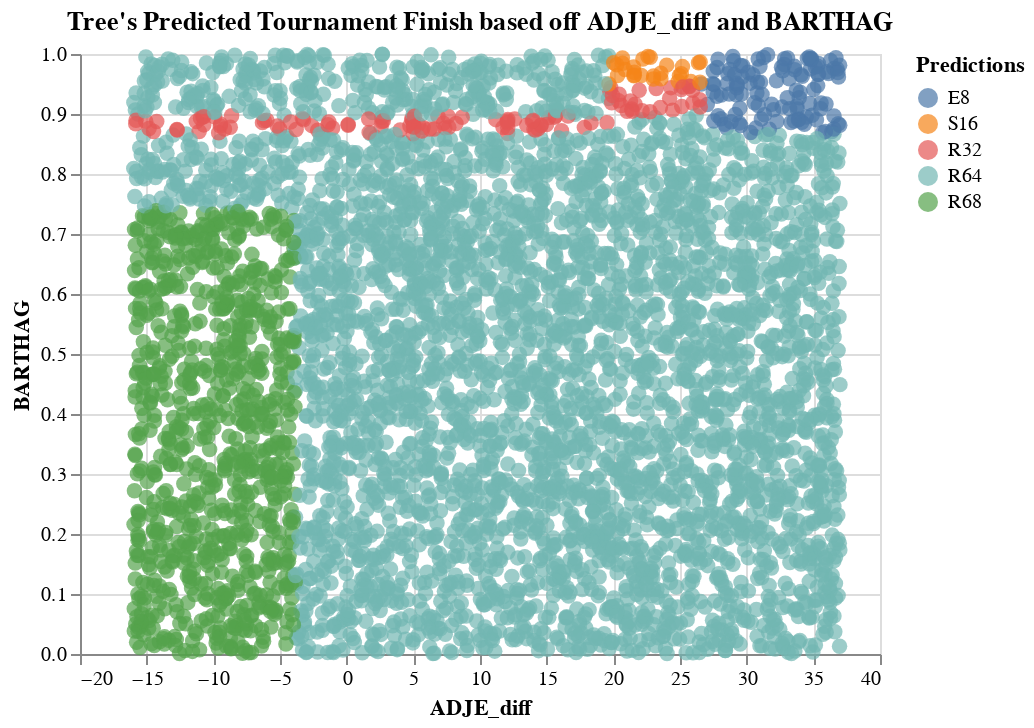

Notebook source saved alongside this figure:
### Code cell
alt.Chart(Boundary).mark_circle(size=60).encode(
    x = "ADJE_diff:Q",
    y = "BARTHAG",
    color = alt.Color("Predictions", sort = CorrectSort),
    tooltip = "Predictions"
).properties(
    title = "Tree's Predicted Tournament Finish based off ADJE_diff and BARTHAG"
)

### Figure 1 — Vega-Lite specification as saved in the notebook (floating-point values rounded to 4 significant figures; data arrays with more than 128 entries replaced by an {"elided": "..."} marker saying what was removed)
{"config": {"view": {"continuousWidth": 400, "continuousHeight": 300}}, "data": {"name": "data-c5683b952780c681d6a184910d647b02"}, "mark": {"type": "circle", "size": 60}, "encoding": {"color": {"field": "Predictions", "sort": ["Champions", "2ND", "F4", "E8", "S16", "R32", "R64", "R68"], "type": "nominal"}, "tooltip": {"field": "Predictions", "type": "nominal"}, "x": {"field": "ADJE_diff", "type": "quantitative"}, "y": {"field": "BARTHAG", "type": "quantitative"}}, "title": "Tree's Predicted Tournament Finish based off ADJE_diff and BARTHAG", "$schema": "https://vega.github.io/schema/vega-lite/v4.17.0.json", "datasets": {"data-c5683b952780c681d6a184910d647b02": {"elided": "5000 records"}}}
